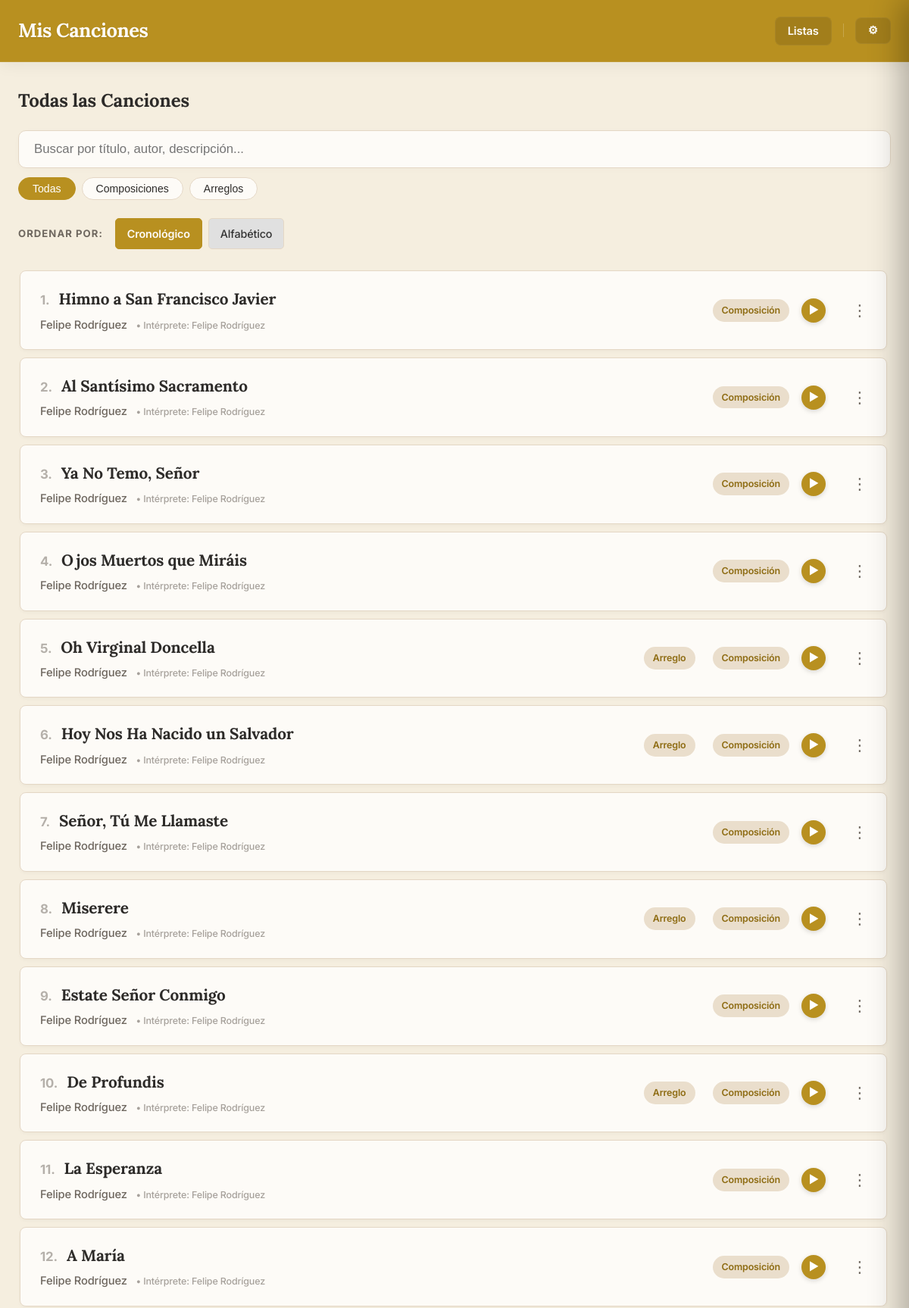
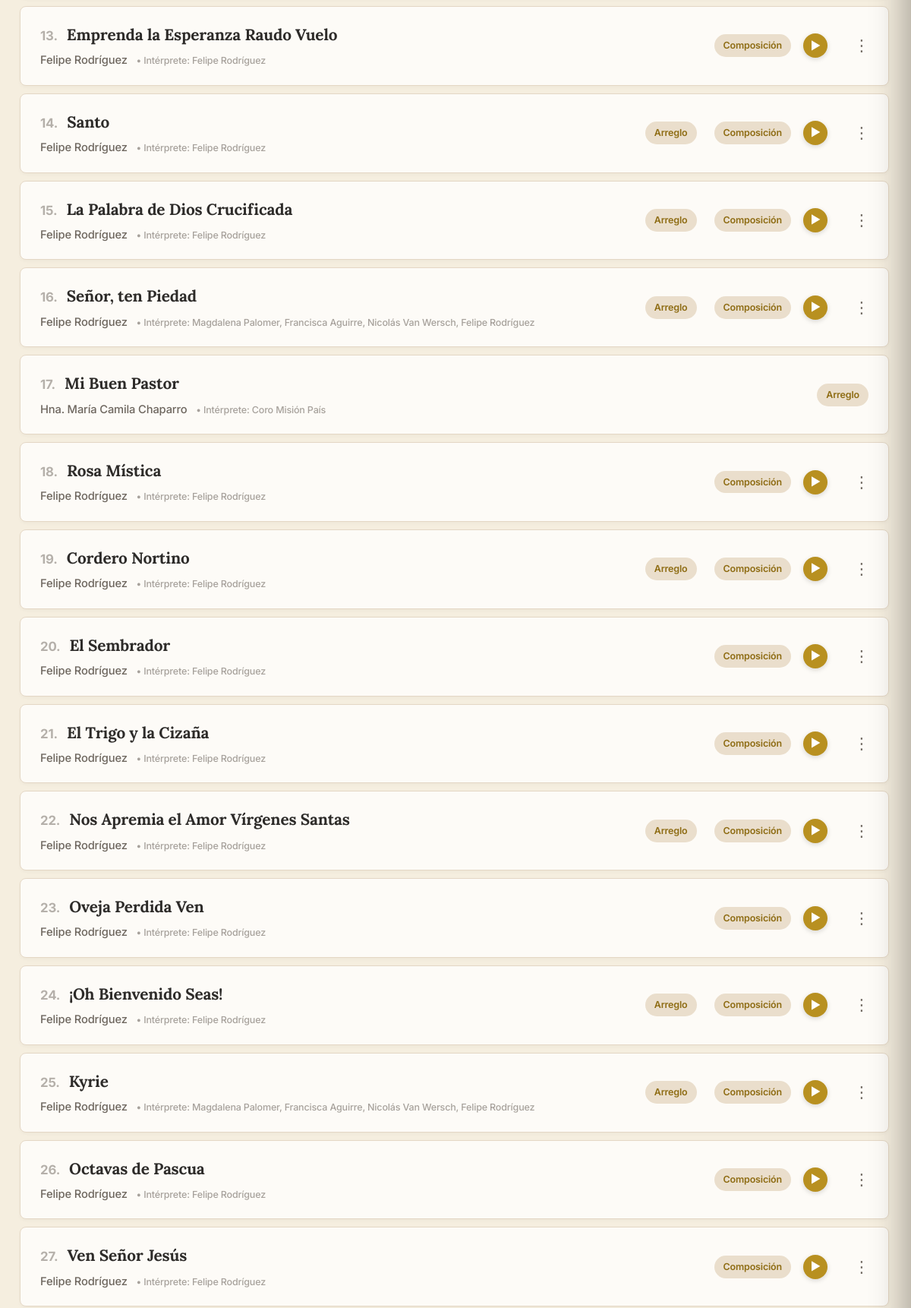
The page / (upper part) on the database its author committed (2 pictures, top to bottom).
### app.py (models this page shows, shortened)
class Cancion(db.Model):
    id = db.Column(db.Integer, primary_key=True)
    titulo = db.Column(db.String(150), nullable=False)
    musica = db.Column(db.String(100))
    letra = db.Column(db.String(100))
    adaptacion = db.Column(db.String(100))
    idioma = db.Column(db.String(50))
    dia = db.Column(db.Integer, nullable=True)
    mes = db.Column(db.Integer, nullable=True)
    anio = db.Column(db.Integer)
    descripcion = db.Column(db.Text)
    audio = db.Column(db.String(150))
    letras_acordes = db.Column(db.String(150)) # Antes 'partitura' (PDF)
    partitura = db.Column(db.String(150))      # Antes 'partitura_xml' (MusicXML)
    midi = db.Column(db.String(150))           # Archivo MIDI
    tags_json = db.Column(db.String(500))
    tipo = db.Column(db.String(50), nullable=False, default='local')
    categorias_json = db.Column(db.String(200))
    youtube_video_embed = db.Column(db.Text)
    youtube_audio_embed = db.Column(db.Text)
    interprete = db.Column(db.String(200), nullable=True)
    @property
    def categorias(self):
        return json.loads(self.categorias_json) if self.categorias_json else []

### app.py (the view)
@app.route('/')
def index():
    all_songs = Cancion.query.all()
    filtered_songs, search_query = search_songs(all_songs)
    sort_by = request.args.get('sort_by', 'cronologico') # Por defecto, cronológico
    if sort_by == 'cronologico':
        def get_song_order_cronologico(song):
            anio = song.anio if song.anio is not None else 0
            mes = song.mes if song.mes is not None else 0
            dia = song.dia if song.dia is not None else 0
            return (anio, mes, dia)
        filtered_songs.sort(key=lambda song: (get_song_order_cronologico(song), normalize_for_sorting(song.titulo)), reverse=True)
    else: # 'alfabetico' o cualquier otro caso
        filtered_songs.sort(key=lambda x: normalize_for_sorting(x.titulo))
    return render_template('index.html', composiciones=filtered_songs, search_query=search_query, page_context='index', sort_by=sort_by)

### app.py (called while the page is built, shortened)
@app.template_filter('sort_categories_for_page')
def sort_categories_for_page(categories, page_context='default'):
    sorted_cats = list(categories) # Crear una copia para no modificar la original
    if page_context == 'arreglos':
        sorted_cats.sort(key=lambda x: (x != 'Composición', x != 'Arreglo'))
    else:
        sorted_cats.sort(key=lambda x: (x != 'Arreglo', x != 'Composición'))
    return sorted_cats

@app.context_processor
def inject_globals():
    try:
        with open('build_date.txt', 'r', encoding='utf-8') as f:
            date_str = f.read().strip()
    except Exception:
        date_str = "Desconocida"
    return dict(last_update=date_str, FEATURES=FEATURES)

def normalize_for_sorting(titulo):
    if not titulo:
        return ""
    titulo_normalizado = unidecode(titulo.lower())
    return "".join(c for c in titulo_normalizado if c.isalnum() or c.isspace()).strip()

def search_songs(base_songs):
    search_query = request.args.get('search', '').strip()
    if not search_query:
        return base_songs, search_query

### templates/index.html
{% extends "base.html" %}
{% block content %}
    <h2>Todas las Canciones</h2>
    {% include '_filters.html' %}
    {% include '_sort_dropdown.html' %}
    <div class="lista-scroll" id="song-list-container">
        {% include '_song_list.html' %}
    </div>
{% endblock %}

### templates/base.html (shortened to what this page needs)
<!DOCTYPE html>
<html lang="es">
<head>
    <link rel="stylesheet" href="{{ url_for('static', filename='style.css') }}">
</head>
<body>
    <header>
        <nav class="container">
            <a href="{{ url_for('index') }}" class="brand-logo">Mis Canciones</a>
            <ul>
                <li><a href="{{ url_for('ver_listas') }}">Listas</a></li>
                <li class="profile-menu-container">
                    <button id="profile-btn" class="profile-btn" title="Menú">⚙</button>
                </li>
            </ul>
        </nav>
    </header>
    <main class="container" id="pjax-container">
        {% block content %}{% endblock %}
    </main>
</body>
</html>

### templates/_filters.html
<div class="filter-container">
    <form method="get" class="filter-form" id="filter-form" onsubmit="return false;">
        <div class="search-bar">
            <input type="search" name="search" id="search-input" placeholder="Buscar por título, autor, descripción..." value="{{ search_query or '' }}">
        </div>
    </form>
    {% if FEATURES['category_pills'] %}
    <div class="category-pills" style="margin-top: 12px;">
        <button class="category-pill active" data-cat="">Todas</button>
        <button class="category-pill" data-cat="Composición">Composiciones</button>
        <button class="category-pill" data-cat="Arreglo">Arreglos</button>
    </div>
    {% endif %}
</div>

### templates/_sort_dropdown.html (shortened to what this page needs)
<div class="sort-dropdown-container">
    <span class="sort-label">Ordenar por:</span>
    <a href="{{ url_for(request.endpoint, tag_name=tag_nombre if 'tag_name' in request.view_args else None, sort_by='cronologico', search=search_query) }}"
       class="sort-button {% if sort_by == 'cronologico' %}active{% endif %}">
       Cronológico
    </a>
    <a href="{{ url_for(request.endpoint, tag_name=tag_nombre if 'tag_name' in request.view_args else None, sort_by='alfabetico', search=search_query) }}"
       class="sort-button {% if sort_by == 'alfabetico' %}active{% endif %}">
       Alfabético
    </a>
</div>

### templates/_song_list.html (shortened to what this page needs)
<div class="lista-composiciones">
    {% for obra in composiciones %}
        <div class="tarjeta-obra-wrapper">
            <a href="{{ url_for('ver_composicion', comp_id=obra.id, context=page_context, tag_name=tag_nombre, search=search_query, sort_by=sort_by) }}"
               class="tarjeta-obra"
               data-id="{{ obra.id }}"
               {% if obra.audio %}data-audio="{{ url_for('static', filename=obra.audio) }}"{% endif %}
               data-title="{{ obra.titulo }}">
                <div class="info-tarjeta">
                    <div class="song-title-with-number">
                        <span class="song-number">{{ loop.index }}.</span>
                        <h3>{{ obra.titulo }}</h3>
                    </div>
                    <p>
                        {{ obra.musica }}
                        {% if obra.interprete %}
                            <span style="opacity: 0.6; font-size: 0.85em; margin-left: 8px;">• Intérprete: {{ obra.interprete }}</span>
                        {% endif %}
                    </p>
                </div>
                <div class="tarjeta-right-section">
                    <div class="categoria-tags-container">
                        {% if obra.categorias %}
                            {% for cat in obra.categorias | sort_categories_for_page(page_context) %}
                                <span class="categoria-tag">{{ cat }}</span>
                            {% endfor %}
                        {% endif %}
                    </div>
                    {% if obra.audio %}
                    <span class="list-play-btn" title="Reproducir">▶</span>
                    {% endif %}
                </div>
            </a>
            {% if obra.audio %}
            <div class="card-options-container">
                <button class="card-options-btn" title="Opciones">⋮</button>
            </div>
            {% endif %}
        </div>
    {% else %}
        <p style="padding: 20px;">No se encontraron canciones que coincidan con tu búsqueda.</p>
    {% endfor %}
</div>

### rows shown on the page
Cancion: titulo "Himno a San Francisco Javier", musica "Felipe Rodríguez", interprete "Felipe Rodríguez", cat "Composición"
Cancion: titulo "Al Santísimo Sacramento", musica "Felipe Rodríguez", interprete "Felipe Rodríguez", cat "Composición"
Cancion: titulo "Ya No Temo, Señor", musica "Felipe Rodríguez", interprete "Felipe Rodríguez", cat "Composición"
Cancion: titulo "Ojos Muertos que Miráis", musica "Felipe Rodríguez", interprete "Felipe Rodríguez", cat "Composición"
Cancion: titulo "Oh Virginal Doncella", musica "Felipe Rodríguez", interprete "Felipe Rodríguez", cat "Arreglo" "Composición"
Cancion: titulo "Hoy Nos Ha Nacido un Salvador", musica "Felipe Rodríguez", interprete "Felipe Rodríguez", cat "Arreglo" "Composición"
Cancion: titulo "Señor, Tú Me Llamaste", musica "Felipe Rodríguez", interprete "Felipe Rodríguez", cat "Composición"
Cancion: titulo "Miserere", musica "Felipe Rodríguez", interprete "Felipe Rodríguez", cat "Arreglo" "Composición"
Cancion: titulo "Estate Señor Conmigo", musica "Felipe Rodríguez", interprete "Felipe Rodríguez", cat "Composición"
Cancion: titulo "De Profundis", musica "Felipe Rodríguez", interprete "Felipe Rodríguez", cat "Arreglo" "Composición"
Cancion: titulo "La Esperanza", musica "Felipe Rodríguez", interprete "Felipe Rodríguez", cat "Composición"
Cancion: titulo "A María", musica "Felipe Rodríguez", interprete "Felipe Rodríguez", cat "Composición"
Cancion: titulo "Emprenda la Esperanza Raudo Vuelo", musica "Felipe Rodríguez", interprete "Felipe Rodríguez", cat "Composición"
Cancion: titulo "Santo", musica "Felipe Rodríguez", interprete "Felipe Rodríguez", cat "Arreglo" "Composición"
Cancion: titulo "La Palabra de Dios Crucificada", musica "Felipe Rodríguez", interprete "Felipe Rodríguez", cat "Arreglo" "Composición"
Cancion: titulo "Señor, ten Piedad", musica "Felipe Rodríguez", interprete "Magdalena Palomer, Francisca Aguirre, Nicolás Van Wersch, Felipe Rodríguez", cat "Arreglo" "Composición"
Cancion: titulo "Mi Buen Pastor", musica "Hna. María Camila Chaparro", interprete "Coro Misión País", cat "Arreglo"
Cancion: titulo "Rosa Mística", musica "Felipe Rodríguez", interprete "Felipe Rodríguez", cat "Composición"
Cancion: titulo "Cordero Nortino", musica "Felipe Rodríguez", interprete "Felipe Rodríguez", cat "Arreglo" "Composición"
Cancion: titulo "El Sembrador", musica "Felipe Rodríguez", interprete "Felipe Rodríguez", cat "Composición"
Cancion: titulo "El Trigo y la Cizaña", musica "Felipe Rodríguez", interprete "Felipe Rodríguez", cat "Composición"
Cancion: titulo "Nos Apremia el Amor Vírgenes Santas", musica "Felipe Rodríguez", interprete "Felipe Rodríguez", cat "Arreglo" "Composición"
Cancion: titulo "Oveja Perdida Ven", musica "Felipe Rodríguez", interprete "Felipe Rodríguez", cat "Composición"
Cancion: titulo "¡Oh Bienvenido Seas!", musica "Felipe Rodríguez", interprete "Felipe Rodríguez", cat "Arreglo" "Composición"
Cancion: titulo "Kyrie", musica "Felipe Rodríguez", interprete "Magdalena Palomer, Francisca Aguirre, Nicolás Van Wersch, Felipe Rodríguez", cat "Arreglo" "Composición"
Cancion: titulo "Octavas de Pascua", musica "Felipe Rodríguez", interprete "Felipe Rodríguez", cat "Composición"
Cancion: titulo "Ven Señor Jesús", musica "Felipe Rodríguez", interprete "Felipe Rodríguez", cat "Composición"
